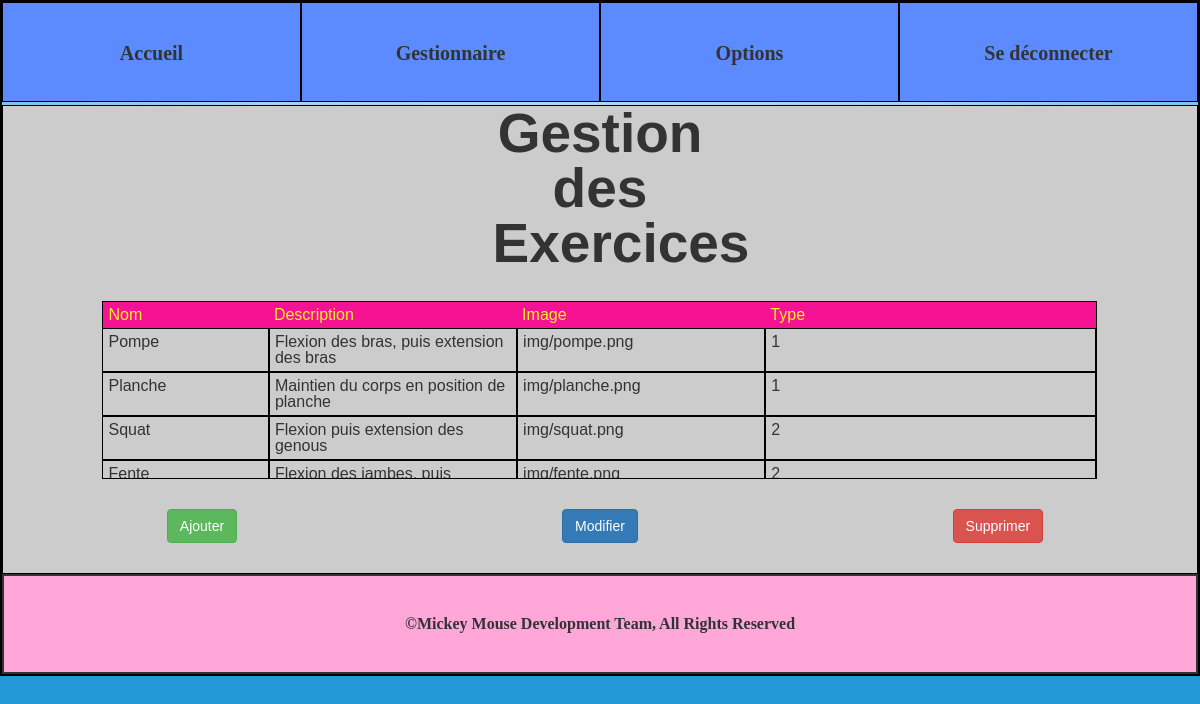
The page /gestionExercices/htmlExercice.php (signed in) on the database its author committed.
### tables this page shows
CREATE TABLE exercice (
	id INT NOT NULL AUTO_INCREMENT PRIMARY KEY,
	id_type INTEGER NOT NULL,
	nom VARCHAR(30) NOT NULL,
	description VARCHAR(500),
	image VARCHAR(200),
	FOREIGN KEY (id_type) REFERENCES type_exercice(id)
);

### gestionExercices/gestionExercices.php (called while the page is built, shortened)
<?php
require_once '../Outils/connexion.php';
require_once 'exercice.php';
class gestionExercices
{
  function getAllExercices(){
    $tempconn = new Connexion();
    $conn = $tempconn->getConnexion();
    $requete= "SELECT * FROM exercice;";
    $result = $conn->query($requete);
    if ($result->num_rows > 0) {
      while($row = $result->fetch_assoc()) {
          $exercices[] = new Exercice($row['id_type'], $row['nom'], $row['description'], $row['image']);
        }
    }
    return $exercices;
  }
}
?>

### Outils/connexion.php (called while the page is built, shortened)
<?php
class Connexion{
  private $dbHost = "localhost";
  private $dbUser = "root";
  private $dbPass = "";
  private $dbName = "gymcentral";
  function __construct() {
    $this->conn = mysqli_connect($this->dbHost, $this->dbUser, $this->dbPass, $this->dbName);
  }
}
?>

### gestionExercices/exercice.php (called while the page is built, shortened)
<?php
class exercice
{
  private $id_type;
  private $nom;
  private $description;
  private $image;
  public function getId_type()
  {
    return $this->id_type;
  }
  public function setId_type($id_type_e)
  {
    $this->id_type = $id_type_e;
  }
  public function getNom()
  {
    return $this->nom;
  }
  public function setNom($nom_e)
  {
    $this->nom = $nom_e;
  }
  public function getDescription()
  {
  return $this->description;
  }
  public function setDescription($description_e)
  {
    $this->description = $description_e;
  }
  public function getImage()
  {
    return $this->image;
  }
  public function setImage($image_e)
  {
    $this->image = $image_e;
  }
}
?>

### gestionExercices/gestionAffichageExercices.php (the view)
<?php
require_once '../Outils/connexion.php';
require_once 'exercice.php';
require_once 'gestionExercices.php';
class gestionAffichageExercices
{
public function getTableau(){
  $ge = new gestionExercices();
  $exercice = $ge->getAllExercices();
  $tableau = "";
  if(!is_array($exercice)){
    $tableau .= "Aucun resultat trouvé.";
  }
  else{
    for ($i = 0; $i < sizeof($exercice); $i++){
      $tableau .= "
      <tr>
      <td class=\"col-m-2\">".$exercice[$i]->getNom()."</td>
      <td class=\"col-m-3\">".$exercice[$i]->getDescription()."</td>
      <td class=\"col-m-3\">".$exercice[$i]->getImage()."</td>
      <td class=\"col-m-4\">".$exercice[$i]->getId_type()."</td>
      </tr>";
    }
  }
  return $tableau;
}
}
?>

### css/style.css (style rules this page uses)
html, body, div, span, applet, object, iframe, p, blockquote, pre, a, abbr, acronym, address, big, cite, code, del, dfn, em, img, ins, kbd, q, s, samp, small, strike, strong, sub, sup, tt, var, b, u, i, center, dl, dt, dd, ol, ul, li, fieldset, form, label, legend, table, caption, tbody, tfoot, thead, tr, th, td, article, aside, canvas, details, embed, figure, figcaption, footer, header, hgroup, menu, nav, output, ruby, section, summary, time, mark, audio, video { margin: 0; padding: 0; border: 0; font-size: 100%; font: inherit; vertical-align: baseline; }
body { line-height: 1; }
* { box-sizing:border-box; font-family:Arial; margin: 0; padding: 0; }
.fixed_header td { border: 1px solid black; min-height:44px; max-height:44px; overflow:hidden; display:block; }
.fixed_header tr:last-of-type td { border-bottom: none; }
.fixed_header td:first-of-type { border-left: none; }
.fixed_header tr { display: block; min-height:100%; overflow:hidden; line-height: 100%; }
.fixed_header th, .fixed_header td { padding: 5px; text-align: left; text-overflow: ellipsis; }
HTML { height: 100%; max-height:150px; }
body { background: url("../img/web_background.png") no-repeat center center fixed; margin: auto; }
[class*="col-"] { width: 100%; }
.col-m-2 { width: 16.66%; }
.col-m-3 { width: 25%; }
.col-m-4 { width: 33.33%; }

### css/style-max.css (style rules this page uses)
tr { display: block; }
.fixed_header th, .fixed_header td { padding: 5px; text-align: left; text-overflow: ellipsis; }
[class*='col'] { float: left; }
.col-m-2 { width: 16.66%; }
.col-m-3 { width: 25%; }
.col-m-4 { width: 33.33%; }

### rows shown on the page
exercice: nom "Pompe", description "Flexion des bras, puis extension des bras", image "img/pompe.png", id_type "1"
exercice: nom "Planche", description "Maintien du corps en position de planche", image "img/planche.png", id_type "1"
exercice: nom "Squat", description "Flexion puis extension des genous", image "img/squat.png", id_type "2"
exercice: nom "Fente", description "Flexion des jambes, puis…", image "img/fente.png", id_type "2"
